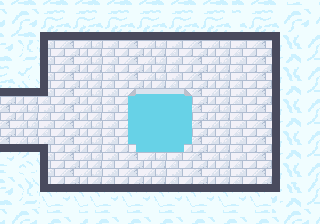

This is a level from a 2D game, rendered from its Tiled map with the project's own tilesets. A one-line summary and the map file follow, with tile-layer data summarised:
An orthogonal 40x28 tile map with 8x8 px tiles, 3 tile layers (gfx, walls, holes) and 3 objects (2x Enemy, Item).

<map version="1.10" tiledversion="1.10.2" orientation="orthogonal" renderorder="right-down" width="40" height="28" tilewidth="8" tileheight="8" infinite="0" nextlayerid="5" nextobjectid="11">
 <tileset firstgid="1" source="sky-temple.tsx" />
 <layer id="1" name="gfx" width="40" height="28">
  <data>[1120 cells, 1120 non-empty, 146 distinct tile ids]</data>
 </layer>
 <layer id="2" name="walls" width="40" height="28">
  <data>[1120 cells, 100 non-empty, 1 distinct tile ids]</data>
 </layer>
 <layer id="3" name="holes" width="40" height="28">
  <data>[1120 cells, 54 non-empty, 1 distinct tile ids]</data>
 </layer>
 <objectgroup id="4" name="objs">
  <object id="1" name="Angel" type="Enemy" x="240" y="64">
   <point />
  </object>
  <object id="6" name="HeartItem" type="Item" x="80" y="64">
   <point />
  </object>
  <object id="8" name="Archer" type="Enemy" x="176" y="64">
   <properties>
    <property name="walk" value="L120,R120" />
   </properties>
   <point />
  </object>
 </objectgroup>
</map>
